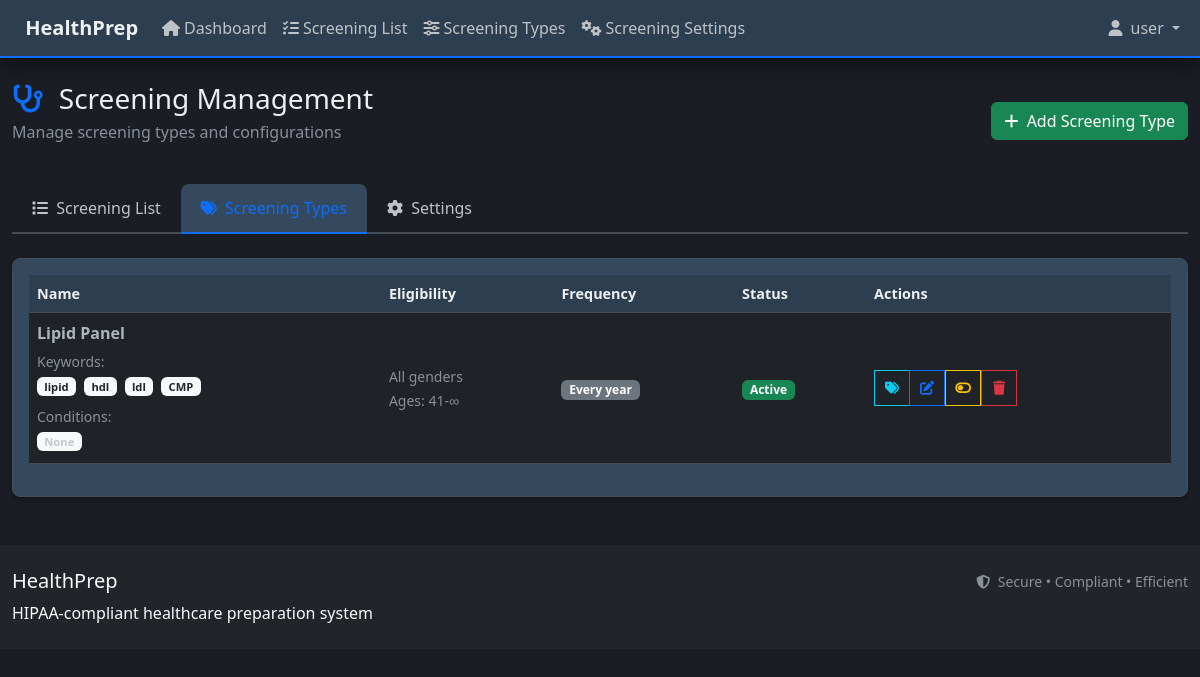
The app's page /screening/types (signed in), older data.
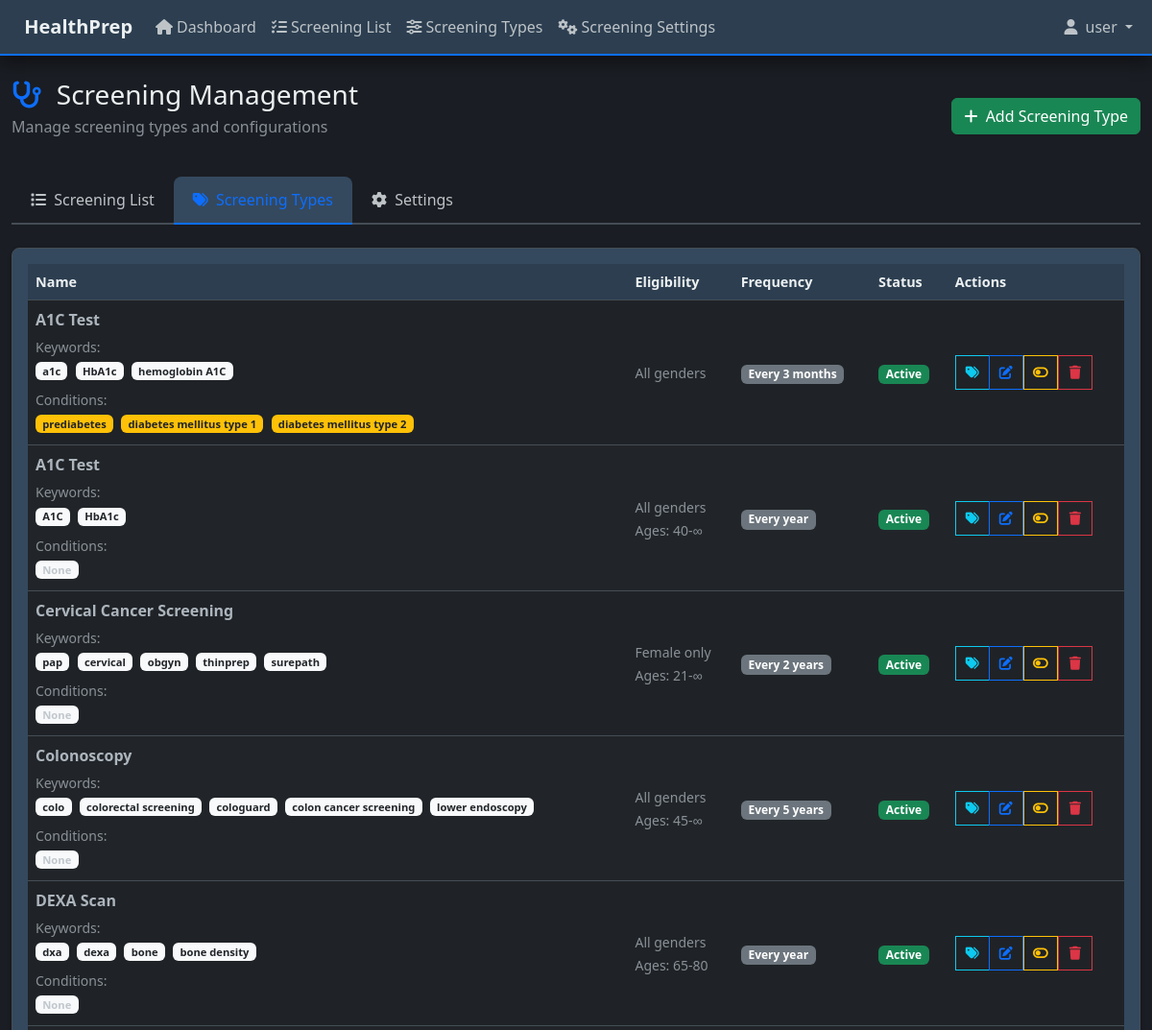
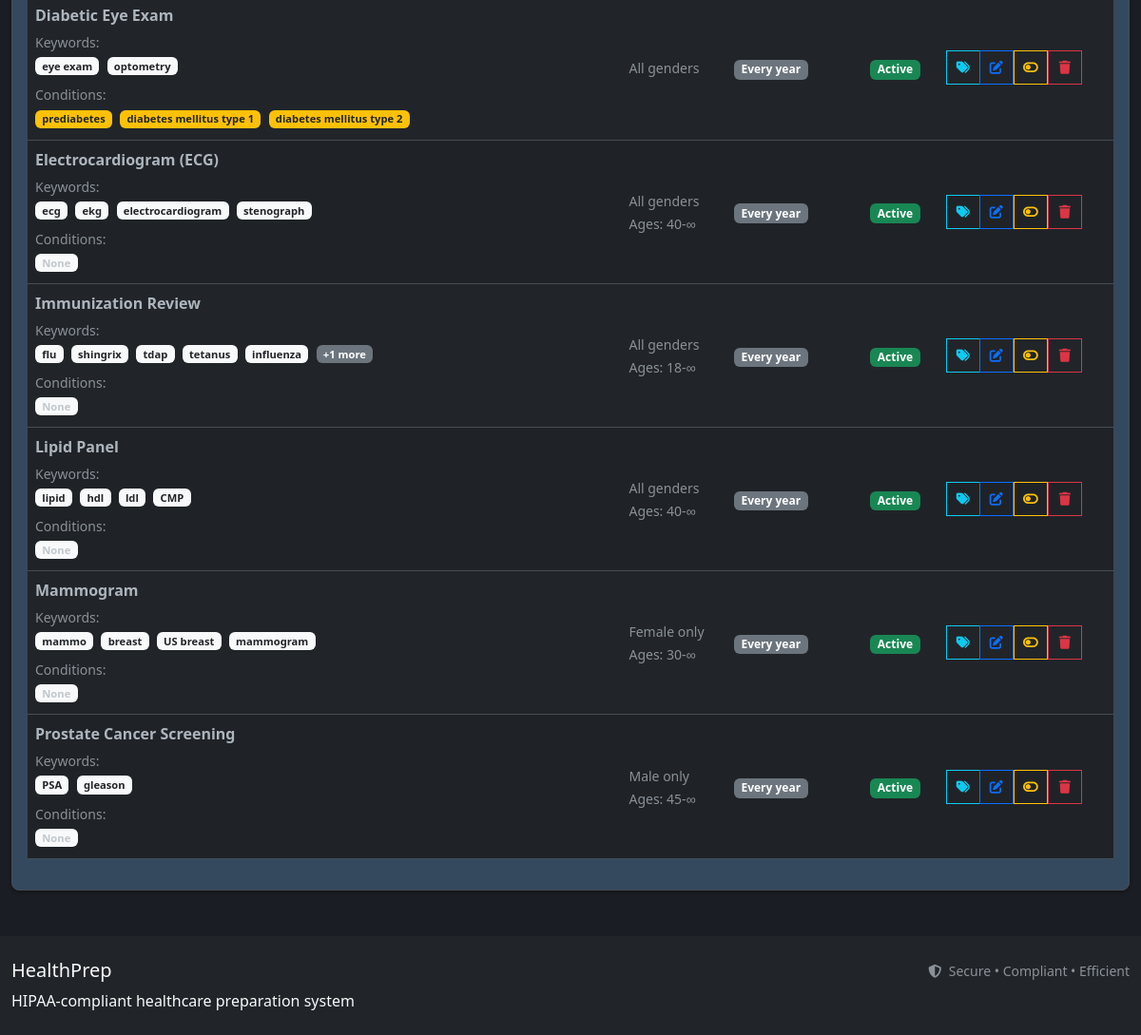
The same page, newer data (2 pictures, top to bottom).
### models.py (models this page shows, shortened)
class ScreeningType(db.Model):
    __tablename__ = 'screening_type'
    id = db.Column(db.Integer, primary_key=True)
    name = db.Column(db.String(100), nullable=False)
    org_id = db.Column(db.Integer, db.ForeignKey('organizations.id'), nullable=False)  # Organization scope
    keywords = db.Column(db.Text)  # JSON string of keywords for fuzzy detection
    eligible_genders = db.Column(db.String(10), default='both')  # 'M', 'F', or 'both'
    min_age = db.Column(db.Integer)
    max_age = db.Column(db.Integer)
    frequency_years = db.Column(db.Float, nullable=False)  # Frequency in years (can be fractional like 0.25 for 3 months)
    trigger_conditions = db.Column(db.Text)  # JSON string of conditions that modify screening protocols
    is_active = db.Column(db.Boolean, default=True)
    created_at = db.Column(db.DateTime, default=datetime.utcnow)
    updated_at = db.Column(db.DateTime, default=datetime.utcnow, onupdate=datetime.utcnow)
    organization = db.relationship('Organization', backref='screening_types')
    screenings = db.relationship('Screening', backref='screening_type', lazy=True)
    @property
    def keywords_list(self):
        if not self.keywords:
            return []
        try:
            return json.loads(self.keywords)
        except:
            return [kw.strip() for kw in self.keywords.split(',') if kw.strip()]
    @property
    def trigger_conditions_list(self):
        if not self.trigger_conditions or self.trigger_conditions.strip() == "":
            return []
        if self.trigger_conditions.strip() in ["[]", "null", "None"]:
            return []
        try:
            conditions = json.loads(self.trigger_conditions)
            if conditions is None:
                return []
            if not isinstance(conditions, list):
                return []
            filtered_conditions = [cond for cond in conditions if cond and str(cond).strip()]
            return filtered_conditions
        except (json.JSONDecodeError, TypeError):
            return [cond.strip() for cond in self.trigger_conditions.split(',') if cond and cond.strip()]
    @property
    def frequency_display(self):
        frequency_months = self.frequency_years * 12
        if self.frequency_years == 1.0:
            return "Every year"
        elif self.frequency_years == 0.5:
            return "Every 6 months"
        elif self.frequency_years == 2.0:
            return "Every 2 years"
        if frequency_months < 12 and frequency_months == int(frequency_months):
            months = int(frequency_months)
            return f"Every {months} month{'s' if months != 1 else ''}"
        elif 12 < frequency_months < 24 and frequency_months == int(frequency_months):
            months = int(frequency_months)
            return f"Every {months} months"
        else:
            years = self.frequency_years
            if years == int(years):
                years = int(years)
            return f"Every {years} year{'s' if years != 1 else ''}"

### routes/screening_routes.py (the view)
@screening_bp.route('/types')
@login_required
@non_admin_required
def screening_types():
    try:
        screening_types = ScreeningType.query.order_by(ScreeningType.name).all()
        return render_template('screening/types.html',
                             screening_types=screening_types)
    except Exception as e:
        logger.error(f"Error loading screening types: {str(e)}")
        flash('Error loading screening types', 'error')
        return render_template('error/500.html'), 500

### app.py (called while the page is built)
def register_template_utilities(app):
    @app.template_filter('datetime')
    def datetime_filter(value, format='%Y-%m-%d %H:%M'):
        if value is None:
            return ""
        return value.strftime(format)
    @app.context_processor
    def inject_cache_timestamp():
        import time
        return dict(cache_timestamp=int(time.time()))
    @app.context_processor
    def inject_csrf_token():
        from flask_wtf.csrf import generate_csrf
        return dict(csrf_token=lambda: generate_csrf())

### models.py (called while the page is built)
    def update_activity(self):
        self.last_activity = datetime.utcnow()

    @property
    def is_active(self):
        return self.is_active_user

### routes/auth_routes.py (called while the page is built)
def non_admin_required(f):
    from functools import wraps
    @wraps(f)
    def decorated_function(*args, **kwargs):
        if not current_user.is_authenticated:
            return redirect(url_for('auth.login'))
        if current_user.is_admin:
            flash('Admin users should use the admin dashboard.', 'info')
            return redirect(url_for('admin.dashboard'))
        return f(*args, **kwargs)
    return decorated_function

### templates/screening/types.html (shortened to what the changed rows need)
{% extends 'base_user.html' %}
{% block content %}
<div class="row mb-4">
    <div class="col-12">
        <div class="d-flex justify-content-between align-items-center">
            <div>
                <h1 class="h3 mb-1">
                    <i class="fas fa-stethoscope me-2 text-primary"></i>
                    Screening Management
                </h1>
            </div>
        </div>
    </div>
</div>
<div class="card">
    <div class="card-body">
        {% if screening_types %}
            <div class="table-responsive">
                <table class="table table-striped">
                    <thead>
                        <tr>
                            <th>Name</th>
                            <th>Eligibility</th>
                            <th>Frequency</th>
                            <th>Status</th>
                            <th>Actions</th>
                        </tr>
                    </thead>
                    <tbody>
                        {% for type in screening_types %}
                        <tr>
                            <td>
                                <strong>{{ type.name }}</strong>
                                {% if type.keywords_list %}
                                    <div class="mt-1">
                                        <small class="text-muted">Keywords:</small>
                                        <div class="keyword-display">
                                            {% for keyword in type.keywords_list[:5] %}
                                                <span class="badge bg-light text-dark me-1 mb-1" style="font-size: 0.7em;">{{ keyword }}</span>
                                            {% endfor %}
                                            {% if type.keywords_list|length > 5 %}
                                                <span class="badge bg-secondary" style="font-size: 0.7em;">+{{ type.keywords_list|length - 5 }} more</span>
                                            {% endif %}
                                        </div>
                                    </div>
                                {% else %}
                                    <div class="mt-1">
                                        <small class="text-warning">No keywords configured</small>
                                    </div>
                                {% endif %}
                                <div class="mt-1">
                                    <small class="text-muted">Conditions:</small>
                                    <div class="condition-display">
                                        {% if type.trigger_conditions_list and type.trigger_conditions_list|length > 0 %}
                                            {% for condition in type.trigger_conditions_list[:3] %}
                                                <span class="badge bg-warning text-dark me-1 mb-1" style="font-size: 0.7em;">{{ condition }}</span>
                                            {% endfor %}
                                        {% else %}
                                            <span class="badge bg-light text-muted me-1 mb-1" style="font-size: 0.7em;">None</span>
                                        {% endif %}
                                    </div>
                                </div>
                            </td>
                            <td>
                                <small class="text-muted">
                                    {% if type.eligible_genders == 'M' %}
                                        Male only
                                    {% elif type.eligible_genders == 'F' %}
                                        Female only
                                    {% else %}
                                        All genders
                                    {% endif %}
                                    {% if type.min_age or type.max_age %}
                                        <br>Ages: {{ type.min_age or '0' }}-{{ type.max_age or '∞' }}
                                    {% endif %}
                                </small>
                            </td>
                            <td>
                                <span class="badge bg-secondary">
                                    {{ type.frequency_display }}
                                </span>
                            </td>
                            <td>
                                {% if type.is_active %}
                                    <span class="badge bg-success">Active</span>
                                {% else %}
                                    <span class="badge bg-secondary">Inactive</span>
                                {% endif %}
                            </td>
                            <td>
                                <div class="btn-group btn-group-sm" role="group" style="white-space: nowrap;">
                                    <button type="button" class="btn btn-outline-info btn-sm"
                                            onclick="openKeywordManager({{ type.id }}, '{{ type.name }}')"
                                            title="Manage Keywords"
                                            style="width: 36px; height: 36px; border-radius: 0; display: inline-flex; align-items: center; justify-content: center;">
                                        <i class="fas fa-tags"></i>
                                    </button>
                                    <a href="{{ url_for('screening.edit_screening_type', type_id=type.id) }}"
                                       class="btn btn-outline-primary btn-sm" title="Edit"
                                       style="width: 36px; height: 36px; border-radius: 0; display: inline-flex; align-items: center; justify-content: center;">
                                        <i class="fas fa-edit"></i>
                                    </a>
                                    <form method="POST" action="{{ url_for('screening.toggle_screening_type_status', type_id=type.id) }}"
                                          style="display: inline;">
                                        <button type="submit" class="btn btn-outline-warning btn-sm"
                                                title="{{ 'Deactivate' if type.is_active else 'Activate' }}"
                                                style="width: 36px; height: 36px; border-radius: 0; display: inline-flex; align-items: center; justify-content: center;">
                                            <i class="fas fa-toggle-{{ 'off' if type.is_active else 'on' }}"></i>
                                        </button>
                                    </form>
                                    <form method="POST" action="{{ url_for('screening.delete_screening_type', type_id=type.id) }}"
                                          style="display: inline;"
                                          onsubmit="return confirm('Are you sure you want to delete this screening type?');">
                                        <button type="submit" class="btn btn-outline-danger btn-sm" title="Delete"
                                                style="width: 36px; height: 36px; border-radius: 0; display: inline-flex; align-items: center; justify-content: center;">
                                            <i class="fas fa-trash"></i>
                                        </button>
                                    </form>
                                </div>
                            </td>
                        </tr>
                        {% endfor %}
                    </tbody>
                </table>
            </div>
        {% endif %}
    </div>
</div>
<link rel="stylesheet" href="{{ url_for('static', filename='css/keyword_modal.css') }}">
<link rel="stylesheet" href="{{ url_for('static', filename='css/medical_terminology_ui.css') }}">
{% endblock %}

Row changes from the older to the newer data that the page shows:
added ScreeningType: name "A1C Test", 5 "a1c" "HbA1c" "hemoglobin A1C", 3 "prediabetes" "diabetes mellitus type 1" "diabetes mellitus type 2", eligible_genders "All genders", frequency_display "Every 3 months", is_active "Active"
added ScreeningType: name "A1C Test", 5 "A1C" "HbA1c", shows "None", eligible_genders "All genders", min_age "40", max_age "∞", frequency_display "Every year", is_active "Active"
added ScreeningType: name "Cervical Cancer Screening", 5 "pap" "cervical" "obgyn" "thinprep" "surepath", shows "None", eligible_genders "Female only", min_age "21", max_age "∞", frequency_display "Every 2 years", is_active "Active"
added ScreeningType: name "Colonoscopy", 5 "colo" "colorectal screening" "cologuard" "colon cancer screening" "lower endoscopy", shows "None", eligible_genders "All genders", min_age "45", max_age "∞", frequency_display "Every 5 years", is_active "Active"
added ScreeningType: name "DEXA Scan", 5 "dxa" "dexa" "bone" "bone density", shows "None", eligible_genders "All genders", min_age "65", max_age "80", frequency_display "Every year", is_active "Active"
added ScreeningType: name "Diabetic Eye Exam", 5 "eye exam" "optometry", 3 "prediabetes" "diabetes mellitus type 1" "diabetes mellitus type 2", eligible_genders "All genders", frequency_display "Every year", is_active "Active"
added ScreeningType: name "Electrocardiogram (ECG)", 5 "ecg" "ekg" "electrocardiogram" "stenograph", shows "None", eligible_genders "All genders", min_age "40", max_age "∞", frequency_display "Every year", is_active "Active"
added ScreeningType: name "Immunization Review", 5 "flu" "shingrix" "tdap" "tetanus" "influenza", keywords_list|length "1", shows "None", eligible_genders "All genders", min_age "18", max_age "∞", frequency_display "Every year", is_active "Active"
changed ScreeningType "Lipid Panel": min_age "41" → "40"
added ScreeningType: name "Mammogram", 5 "mammo" "breast" "US breast" "mammogram", shows "None", eligible_genders "Female only", min_age "30", max_age "∞", frequency_display "Every year", is_active "Active"
added ScreeningType: name "Prostate Cancer Screening", 5 "PSA" "gleason", shows "None", eligible_genders "Male only", min_age "45", max_age "∞", frequency_display "Every year", is_active "Active"
